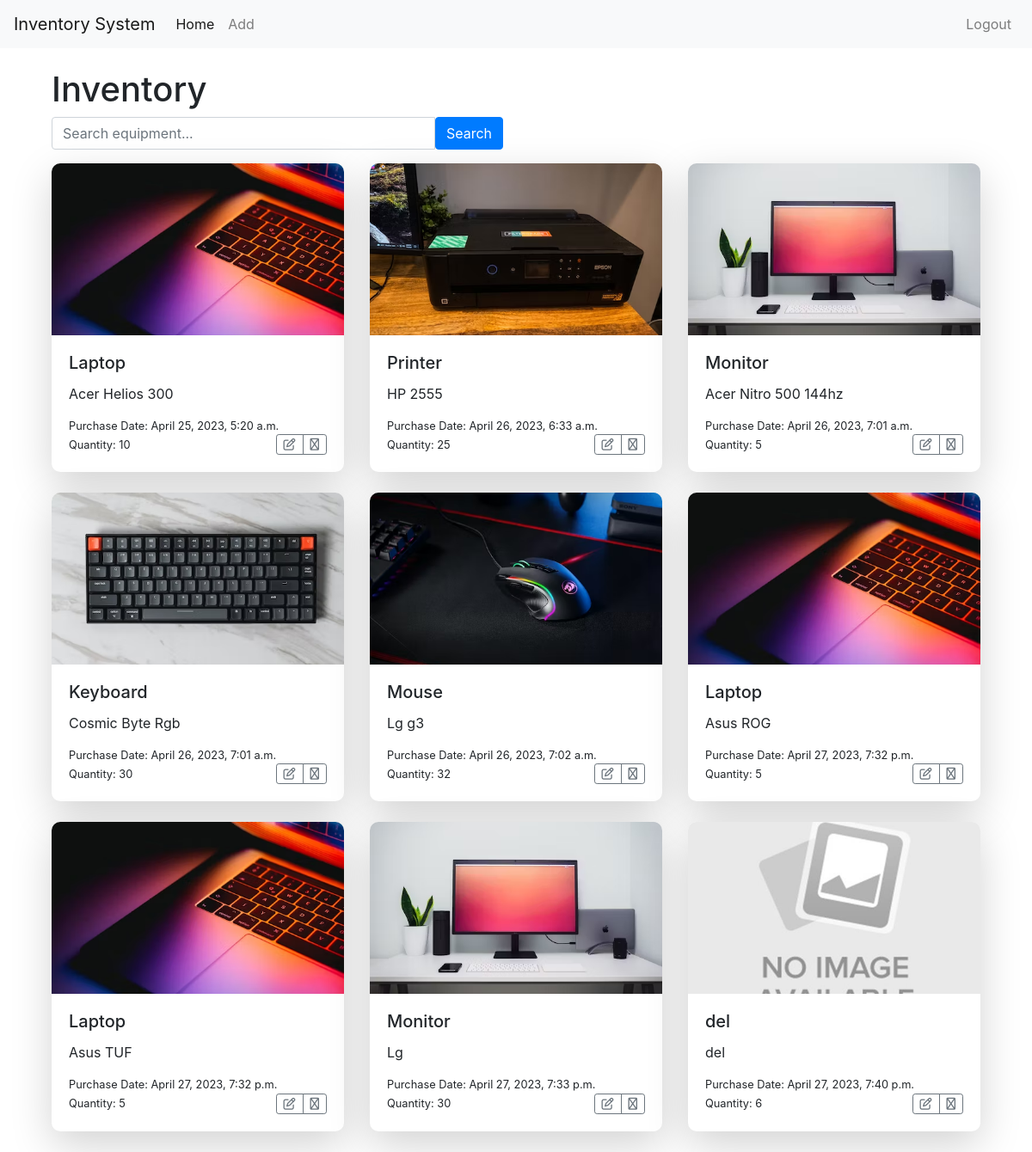
The app's page / (signed in), older data.
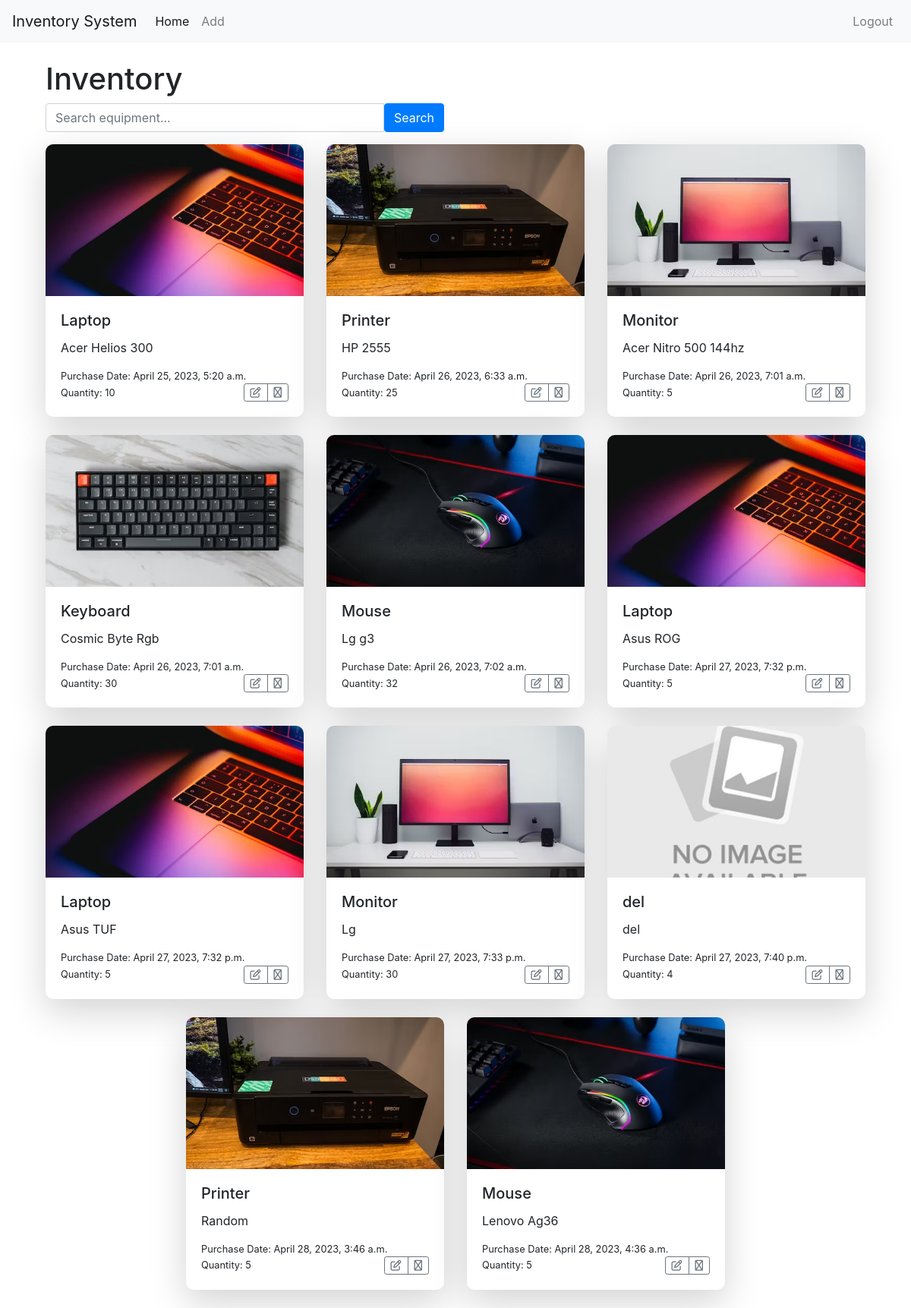
The same page, newer data.
### equipment/models.py (models this page shows, shortened)
class Equipment(models.Model):
    name = models.CharField(max_length=100)
    description = models.TextField()
    quantity = models.IntegerField()
    image_url = models.ImageField(upload_to='images/', null=True, blank=True)
    created_at = models.DateTimeField(auto_now_add=True)
    updated_at = models.DateTimeField(auto_now=True)

### equipment/views.py (the view)
# urls.py: path('', views.index, name='index'),
@login_required(login_url='/login/')
def index(request):
    equipments = Equipment.objects.all()
    query = request.GET.get('q')
    if query:
        equipments = Equipment.objects.filter(
            Q(name__icontains=query) | Q(description__icontains=query)
        )
    else:
        equipments = Equipment.objects.all()
    return render(request, 'equipment/inventory.html', {'equipments': equipments})

### equipment/templates/equipment/inventory.html (shortened to what this page needs)
{% extends 'equipment/base.html' %}
{% load static %}
{% block content %}
<div class="container">
  <h1 class="">Inventory</h1>
  <div class="row">
    <div class="col-md-6">
        <form method="get">
            <div class="input-group">
                <input type="text" name="q" class="form-control" placeholder="Search equipment...">
                <span class="input-group-btn">
                    <button type="submit" class="btn btn-primary">Search</button>
                </span>
            </div>
        </form>
    </div>
</div>
  <div class="row justify-content-center">
    {% for item in equipments %}
    <div class="col-md-4 mb-4">
      <div class="card shadow-lg">
        {% if item.name == "Laptop" %}
          <img src="{% static 'images/laptop.avif' %}" class="card-img-top" alt="{{ item.name }}">
        {% elif item.name == 'Monitor' %}
          <img src="{% static 'images/monitor.avif' %}" class="card-img-top" alt="{{ item.name }}">
        {% elif item.name == 'Mouse' %}
          <img src="{% static 'images/mouse.avif' %}" class="card-img-top" alt="{{ item.name }}">
        {% elif item.name == 'Keyboard' %}
          <img src="{% static 'images/keyboard.avif' %}" class="card-img-top" alt="{{ item.name }}">
        {% elif item.name == 'Printer' %}
          <img src="{% static 'images/printer.avif' %}" class="card-img-top" alt="{{ item.name }}">
        {% else %}
          <img src="{% static 'images/image_no.jpg' %}" class="card-img-top" alt="{{ item.name }}">
        {% endif %}
        <div class="card-body">
          <h5 class="card-title">{{ item.name }}</h5>
                  <p class="card-text">{{ item.description }}</p>
                  <small class="card-text">Purchase Date: {{ item.created_at }}</small>
          <div class="d-flex justify-content-between align-items-center">
            <p class="card-text m-0"><small>Quantity: {{ item.quantity }}</small></p>
            <div class="btn-group">
              <a href="{% url 'edit_equipment' item.pk %}" class="btn btn-sm btn-outline-secondary"><i class="fa-regular fa-pen-to-square"></i></a>
              <a  class="btn btn-sm btn-outline-secondary" href="{% url 'delete_equipment' item.pk %}"><i class="fa-regular fa-trash"></i></a>
          </div>
          </div>
        </div>
      </div>
    </div>
    {% endfor %}
  </div>
</div>
{% endblock %}

Row changes from the older to the newer data that the page shows:
changed Equipment "del": quantity "6" → "4"
added Equipment: name "Printer", description "Random", created_at "April 28, 2023, 3:46 a.m.", quantity "5"
added Equipment: name "Mouse", description "Lenovo Ag36", created_at "April 28, 2023, 4:36 a.m.", quantity "5"
